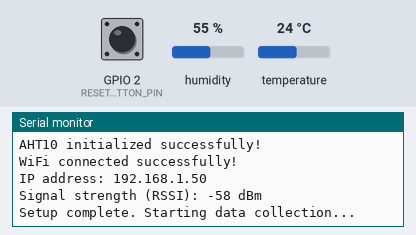
The sketch below on a simulated ESP32-C3. Parts: the last lines printed to the serial monitor. Wiring (inferred from the names in the program): AHT10/20 sensor at I2C address 0x38. Inputs (shaded band) come from the test bench; at power-on: GPIO 2 (RESET_BUTTON_PIN) HIGH, humidity 55 %, temperature 24 °C. WiFi joins after 1.5 s; servers stay silent unless stated.

Above: at 4.0 s.
4.1 s: GPIO 2 (RESET_BUTTON_PIN) pulled LOW for 0.15 s
At 5.0 s:
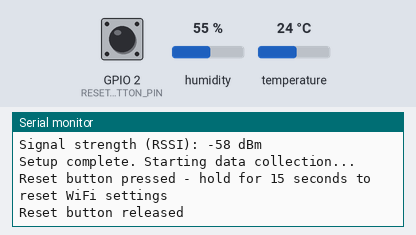
5.8 s: humidity set to 22 %
At 6.4 s:
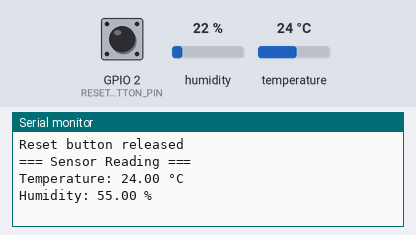
7.3 s: temperature set to 12 °C
8.8 s: humidity set to 40 %
At 11.0 s:
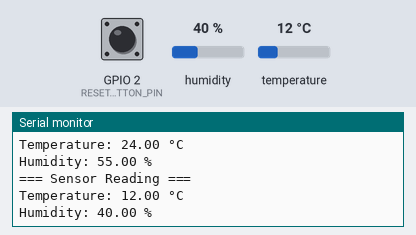

The sketch:

esp32_aht10_sensor.ino
```cpp
#include <Wire.h>
#include <WiFi.h>
#include <HTTPClient.h>
#include <ArduinoJson.h>
#include <WiFiManager.h>

// WiFiManager instance
WiFiManager wm;

// API server configuration
const char* serverURL = "https://dashboard.your.domain.pl/api/data";
const String deviceID = "ESP32_AHT10_001";  // Unique device identifier
const String deviceName = "Living Room Sensor";  // Human readable name

// AHT10 I2C address
#define AHT10_ADDRESS 0x38

// AHT10 commands
#define AHT10_INIT_CMD 0xE1
#define AHT10_START_MEASURMENT_CMD 0xAC
#define AHT10_NORMAL_CMD 0xA8
#define AHT10_SOFT_RESET_CMD 0xBA

// ESP32-C3 I2C pins
#define SDA_PIN 8
#define SCL_PIN 9

// Button configuration
#define RESET_BUTTON_PIN 2  // GPIO2 for reset button
#define BUTTON_PRESS_TIME 15000  // 15 seconds in milliseconds

// Timing
unsigned long lastSensorRead = 0;
unsigned long lastDataPost = 0;
const unsigned long SENSOR_INTERVAL = 5000;  // Read sensor every 5 seconds
const unsigned long POST_INTERVAL = 30000;   // Post data every 30 seconds

// Data storage
float currentTemperature = 0.0;
float currentHumidity = 0.0;
bool sensorDataValid = false;

// Button state tracking
bool buttonPressed = false;
unsigned long buttonPressStart = 0;
bool buttonStateChanged = false;

void setup() {
  Serial.begin(115200);
  delay(1000);

  Serial.println("ESP32-C3 IoT Sensor Starting...");

  // Initialize reset button
  pinMode(RESET_BUTTON_PIN, INPUT_PULLUP);

  // Initialize I2C with custom pins
  Wire.begin(SDA_PIN, SCL_PIN);

  // Initialize AHT10
  if (initAHT10()) {
    Serial.println("AHT10 initialized successfully!");
  } else {
    Serial.println("AHT10 initialization failed!");
    return;
  }

  // Connect to WiFi using WiFiManager
  connectToWiFi();

  Serial.println("Setup complete. Starting data collection...");
}

void loop() {
  unsigned long currentTime = millis();

  // Handle reset button
  handleResetButton();

  // Check WiFi connection
  if (WiFi.status() != WL_CONNECTED) {
    Serial.println("WiFi disconnected, reconnecting...");
    connectToWiFi();
  }

  // Read sensor data every {SENSOR_INTERVAL}} seconds
  if (currentTime - lastSensorRead >= SENSOR_INTERVAL) {
    if (readAHT10(&currentTemperature, &currentHumidity)) {
      Serial.println("=== Sensor Reading ===");
      Serial.print("Temperature: ");
      Serial.print(currentTemperature, 2);
      Serial.println(" °C");

      Serial.print("Humidity: ");
      Serial.print(currentHumidity, 2);
      Serial.println(" %");

      sensorDataValid = true;
    } else {
      Serial.println("Failed to read from AHT10!");
      sensorDataValid = false;
    }

    lastSensorRead = currentTime;
  }

  // Post data to server every {POST_INTERVAL} seconds
  if (currentTime - lastDataPost >= POST_INTERVAL && sensorDataValid) {
    postDataToServer();
    lastDataPost = currentTime;
  }

  delay(100); // Small delay to prevent watchdog issues
}

void connectToWiFi() {
  // WiFiManager will handle connection and setup portal if needed
  wm.setConfigPortalTimeout(180); // 3 minutes timeout for config portal

  if (!wm.autoConnect("ESP32-AHT10-Setup")) {
    Serial.println("Failed to connect to WiFi and hit timeout");
    delay(3000);
    ESP.restart();
  }

  Serial.println("WiFi connected successfully!");
  Serial.print("IP address: ");
  Serial.println(WiFi.localIP());
  Serial.print("Signal strength (RSSI): ");
  Serial.print(WiFi.RSSI());
  Serial.println(" dBm");
}

void handleResetButton() {
  bool currentButtonState = digitalRead(RESET_BUTTON_PIN) == LOW; // Button pressed when LOW (pull-up)

  if (currentButtonState && !buttonPressed) {
    // Button just pressed
    buttonPressed = true;
    buttonPressStart = millis();
    Serial.println("Reset button pressed - hold for 15 seconds to reset WiFi settings");
  } else if (!currentButtonState && buttonPressed) {
    // Button just released
    buttonPressed = false;
    Serial.println("Reset button released");
  } else if (currentButtonState && buttonPressed) {
    // Button is being held
    unsigned long pressDuration = millis() - buttonPressStart;

    if (pressDuration >= BUTTON_PRESS_TIME) {
      // Button held for {BUTTON_PRESS_TIME} seconds - reset WiFi settings
      Serial.println("Resetting WiFi settings...");
      wm.resetSettings();
      Serial.println("WiFi settings cleared. Restarting...");
      delay(1000);
      ESP.restart();
    }
  }
}

void postDataToServer() {
  if (WiFi.status() != WL_CONNECTED) {
    Serial.println("WiFi not connected, cannot post data");
    return;
  }

  HTTPClient http;
  http.begin(serverURL);
  http.addHeader("Content-Type", "application/json");

  // Create JSON payload
  DynamicJsonDocument doc(1024);
  doc["device_id"] = deviceID;
  doc["device_name"] = deviceName;

  // Create data object with sensor readings
  JsonObject data = doc.createNestedObject("data");
  data["temperature"] = round(currentTemperature * 100.0) / 100.0; // Round to 2 decimal places
  data["humidity"] = round(currentHumidity * 100.0) / 100.0;
  data["rssi"] = WiFi.RSSI();
  data["free_heap"] = ESP.getFreeHeap();

  String jsonString;
  serializeJson(doc, jsonString);

  Serial.println("=== Posting Data to Server ===");
  Serial.println("Payload: " + jsonString);

  int httpResponseCode = http.POST(jsonString);

  if (httpResponseCode > 0) {
    String response = http.getString();
    Serial.print("HTTP Response Code: ");
    Serial.println(httpResponseCode);
    Serial.print("Response: ");
    Serial.println(response);

    if (httpResponseCode == 201) {
      Serial.println("✓ Data posted successfully!");
    } else {
      Serial.println("⚠ Server returned unexpected response code");
    }
  } else {
    Serial.print("✗ Error posting data. HTTP Error: ");
    Serial.println(httpResponseCode);
    Serial.println("Error: " + http.errorToString(httpResponseCode));
  }

  http.end();
}

bool initAHT10() {
  // Soft reset
  Wire.beginTransmission(AHT10_ADDRESS);
  Wire.write(AHT10_SOFT_RESET_CMD);
  Wire.endTransmission();
  delay(20);

  // Initialize
  Wire.beginTransmission(AHT10_ADDRESS);
  Wire.write(AHT10_INIT_CMD);
  Wire.write(0x08);
  Wire.write(0x00);
  Wire.endTransmission();

  delay(300); // Wait for initialization

  // Check if initialized
  Wire.requestFrom(AHT10_ADDRESS, 1);
  if (Wire.available()) {
    uint8_t status = Wire.read();
    return (status & 0x68) == 0x08; // Check calibration bit
  }

  return false;
}

bool readAHT10(float* temperature, float* humidity) {
  // Trigger measurement
  Wire.beginTransmission(AHT10_ADDRESS);
  Wire.write(AHT10_START_MEASURMENT_CMD);
  Wire.write(0x33);
  Wire.write(0x00);
  Wire.endTransmission();

  delay(80); // Wait for measurement

  // Read data
  Wire.requestFrom(AHT10_ADDRESS, 6);

  if (Wire.available() < 6) {
    return false;
  }

  uint8_t data[6];
  for (int i = 0; i < 6; i++) {
    data[i] = Wire.read();
  }

  // Check if measurement is complete
  if (data[0] & 0x80) {
    return false; // Measurement not complete
  }

  // Calculate humidity
  uint32_t rawHumidity = ((uint32_t)data[1] << 12) | ((uint32_t)data[2] << 4) | (data[3] >> 4);
  *humidity = ((float)rawHumidity * 100.0) / 1048576.0;

  // Calculate temperature
  uint32_t rawTemperature = (((uint32_t)data[3] & 0x0F) << 16) | ((uint32_t)data[4] << 8) | data[5];
  *temperature = (((float)rawTemperature * 200.0) / 1048576.0) - 50.0;

  return true;
}
```

Measured:
- after the input at 4.1 s, the serial monitor: prints a new line at once (image 1)
- after the input at 8.8 s, the serial monitor: prints a new line after 1.4 s (image 3)
